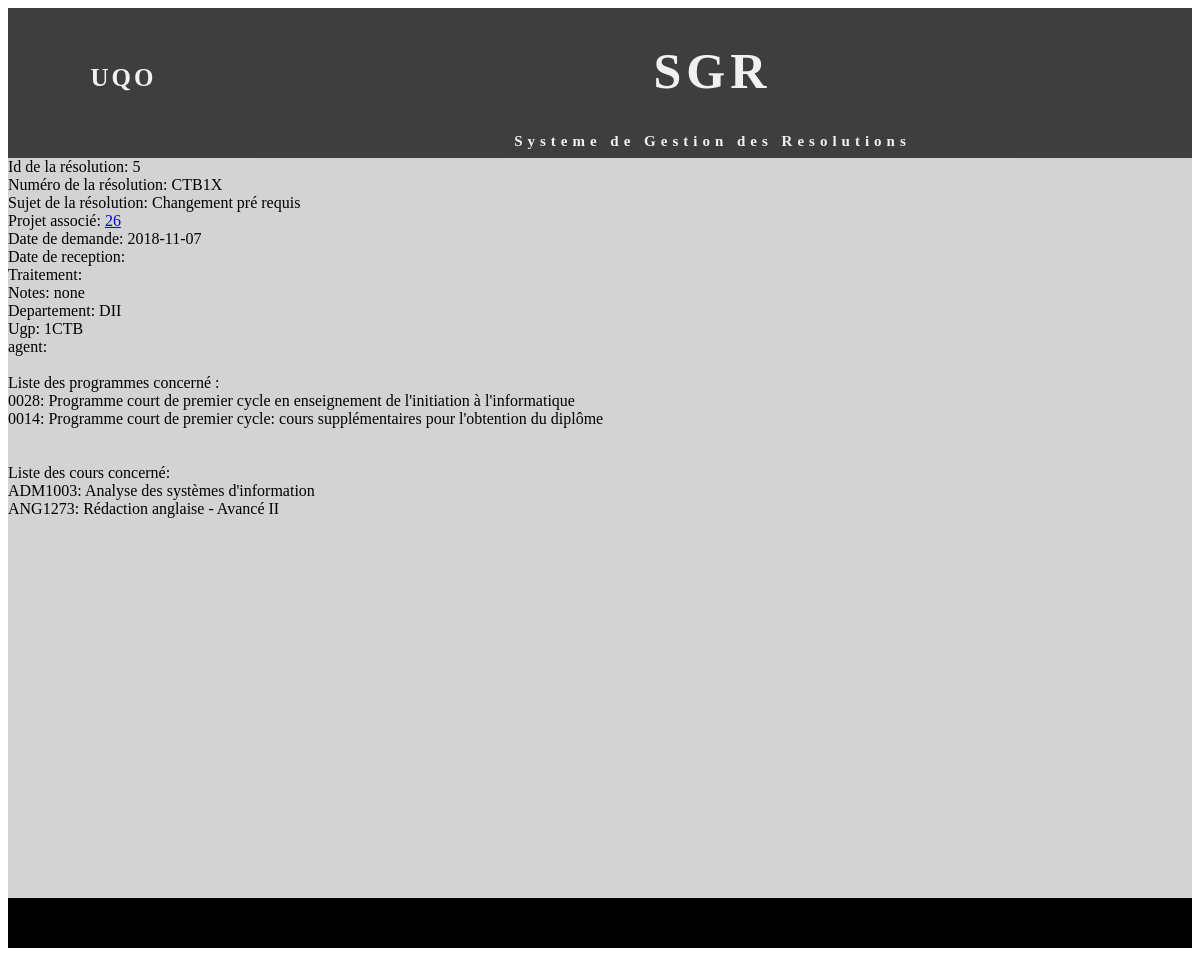
The page /index.php?action=resolution&id=5 on the database its author committed.
### tables this page shows
CREATE TABLE IF NOT EXISTS `receptionreso` (
  `id` int(5) NOT NULL AUTO_INCREMENT,
  `NumReception` varchar(10) NOT NULL,
  `Sujet` varchar(300) DEFAULT NULL,
  `NumProjet_id` int(11) DEFAULT NULL,
  `DateDemande` date NOT NULL,
  `DateReception` date DEFAULT NULL,
  `Traitement` varchar(60) DEFAULT NULL,
  `Notes` varchar(2000) DEFAULT NULL,
  `Departement_id` varchar(10) DEFAULT NULL,
  `codeUgp_id` varchar(10) DEFAULT NULL,
  `agent_id` varchar(50) DEFAULT NULL,
  PRIMARY KEY (`id`),
  UNIQUE KEY `NumReception` (`id`)
);

CREATE TABLE IF NOT EXISTS `programmes` (
  `CodeProgramme` varchar(20) NOT NULL,
  `NomProgramme` varchar(100) NOT NULL,
  `TypeProgramme` varchar(50) NOT NULL,
  `codeUgp_id` varchar(10) DEFAULT NULL,
  PRIMARY KEY (`CodeProgramme`),
  UNIQUE KEY `CodeProgramme` (`CodeProgramme`),
  UNIQUE KEY `NomProgramme` (`NomProgramme`)
);

CREATE TABLE IF NOT EXISTS `cour` (
  `Sigle` varchar(10) NOT NULL,
  `NomCours` varchar(100) NOT NULL,
  `Cycle` int(2) DEFAULT NULL,
  PRIMARY KEY (`Sigle`),
  UNIQUE KEY `Sigle` (`Sigle`)
);

### controller/controlPublique.php (called while the page is built, shortened)
<?php
class controlPublique {
    private $vue;
    private $modelCour;
    private $modelProg;
    private $modelReceptionReso;
    function __construct() {
        $this->vue = new VuePublique();
        $this->modelCour = new Cour();
        $this->modelProg = new Programme();
        $this->modelReceptionReso = new ReceptionReso();
    }
    public function resolutionComplete() {
        $id = filter_var($_GET["id"], FILTER_SANITIZE_NUMBER_INT);
        $reso = $this->modelReceptionReso->rechercheResoParId($id);
        $programme = $this->modelProg->programmeAssocier($id);
        $cour = $this->modelCour->courAssocier($id);
        $this->vue->afficherUneResolution($reso, $programme, $cour);
    }
}

### model/receptionReso.php (called while the page is built, shortened)
<?php
class ReceptionReso {
    private $id;
    private $num;
    private $sujet;
    private $numProjet_id;
    private $dateDemande;
    private $notes;
    private $departement_id;
    private $codeUgp_id;
    function creerReceptionReso($i,$n,$s, $np, $dd, $dr, $t,$nt,$d,$c,$a) {
        $reso = new ReceptionReso();
        $reso->id=$i;
        $reso->num = $n;
        $reso->sujet=$s;
        $reso->numProjet_id = $np;
        $reso->dateDemande = $dd;
        $reso->dateReception = $dr;
        $reso->traitement = $t;
        $reso->notes= $nt;
        $reso->departement_id = $d;
        $reso->codeUgp_id = $c;
        $reso->agent_id = $a;
        return ($reso);
    }
     function rechercheResoParId($id){
        $bdd = new ConnexionBDD();
        $sql = "SELECT * FROM receptionreso WHERE id=$id";
        $result = mysqli_query($bdd->getConnexionBDD(), $sql);
        $reso=new ReceptionReso();
        while ($row = mysqli_fetch_array($result)) {
            $reso= $this->creerReceptionReso($row["id"],$row["NumReception"], $row["Sujet"],$row["NumProjet_id"],$row["DateDemande"],$row["DateReception"],$row["Traitement"],$row["Notes"],$row["Departement_id"],$row["codeUgp_id"],$row["agent_id"]);
        }
        return($reso);
    }
    function getId() {
        return $this->id;
    }
    function getNum() {
        return $this->num;
    }
    function getSujet() {
        return $this->sujet;
    }
    function getNumProjet_id() {
        return $this->numProjet_id;
    }
    function getDateDemande() {
        return $this->dateDemande;
    }
    function getNotes() {
        return $this->notes;
    }
    function getDepartement_id() {
        return $this->departement_id;
    }
    function getCodeUgp_id() {
        return $this->codeUgp_id;
    }
}

### model/connexionBDD.php (called while the page is built, shortened)
<?php
class  ConnexionBDD
{
    private  $con;
    function __construct()
    {
        $this->con = mysqli_connect("localhost","root","","decanat");
        $this->con->set_charset('utf8');
    }
    public function getConnexionBDD() {
     return  $this->con;
   }
}
?>

### model/programme.php (called while the page is built, shortened)
<?php
class Programme {
    private $code;
    private $nom;
    function creerProgramme($c, $n, $t,$u) {
        $prog = new Programme();
        $prog->code = $c;
        $prog->nom = $n;
        $prog->type = $t;
        $prog->ugp = $u;
        return ($prog);
    }
    function chercherUnProgramme($id){
        $bdd = new ConnexionBDD();
        $sql = "SELECT * FROM programmes WHERE codeProgramme='$id'";
        $result = mysqli_query($bdd->getConnexionBDD(), $sql);
        $prog=null;
        while ($row = mysqli_fetch_array($result)) {
            $prog= $this->creerProgramme($row["CodeProgramme"], $row["NomProgramme"],$row["TypeProgramme"],$row["codeUgp_id"]);
        }
        return($prog);
    }
    function programmeAssocier($id){
        $bdd = new ConnexionBDD();
        $sql = "SELECT * FROM programme_receptionreso WHERE receptionReso_id = $id";
        $result = mysqli_query($bdd->getConnexionBDD(), $sql);
        $allProg=array();
        while ($row = mysqli_fetch_array($result)) {
            $prog=$this->chercherUnProgramme($row["programme_id"]);
            array_push($allProg,$prog);
        }
        return($allProg);
    }
    function getCode() {
        return $this->code;
    }
    function getNom() {
        return $this->nom;
    }
}

### model/cour.php (called while the page is built, shortened)
<?php
class Cour {
    private $sigle;
    private $nom;
    function creerCour($s, $n, $c) {
        $cour = new Cour();
        $cour->sigle = $s;
        $cour->nom = $n;
        $cour->cycle = $c;
        return ($cour);
    }
    function chercherUnCour($id){
        $bdd = new ConnexionBDD();
        $sql = "SELECT * FROM cour WHERE Sigle='$id'";
        $result = mysqli_query($bdd->getConnexionBDD(), $sql);
        $cour=null;
        while ($row = mysqli_fetch_array($result)) {
            $cour= $this->creerCour($row["Sigle"], $row["NomCours"],$row["Cycle"]);
        }
        return($cour);
    }
    function courAssocier($id){
        $bdd = new ConnexionBDD();
        $sql = "SELECT * FROM cour_receptionreso WHERE receptionReso_id = $id";
        $result = mysqli_query($bdd->getConnexionBDD(), $sql);
        $allCour=array();
        while ($row = mysqli_fetch_array($result)) {
            $cour=$this->chercherUnCour($row["cour_id"]);
            array_push($allCour,$cour);
        }
        return($allCour);
    }
    function getSigle() {
        return $this->sigle;
    }
    function getNom() {
        return $this->nom;
    }
}

### view/vuePublique.php (the view, shortened to what this page needs)
<?php
class VuePublique {
    public function afficherUneResolution($reso,$programme,$cour){
        echo('<div class="resolution">
                Id de la résolution:    '.$reso->getId().'<br>
                Numéro de la résolution:    '.$reso->getNum().'<br>
                Sujet de la résolution:     '.$reso->getSujet().'<br>
                Projet associé:     <a href="index.php?action=projet&id='.$reso->getNumProjet_id().'"> '.$reso->getNumProjet_id().'</a><br>
                Date de demande:    '.$reso->getDateDemande(). '<br>
                Date de reception:    '.$reso->getDateReception(). '<br>
                Traitement:     '.$reso->getTraitement(). '<br>
                Notes:  '.$reso->getNotes(). '<br>
                Departement:    '.$reso->getDepartement_id(). '<br>
                Ugp:    '.$reso->getCodeUgp_id(). '<br>
                agent:  '.$reso->getAgent_id(). '<br><br>
                Liste des programmes concerné :  <br>
                ');
        foreach ($programme as $value){
            echo($value->getCode().':  '.$value->getNom().'<br>');
        }
        echo('
                <br><br> Liste des cours concerné: <br>
                 ');
        foreach ($cour as $value){
            echo($value->getSigle().':  '.$value->getNom().'<br>');
        }
        echo('
</div>');
    }
}

### template/template1.php (shortened to what this page needs)
<!DOCTYPE html>
<html lang="en" dir="ltr">
<head>
    <link rel="stylesheet" type="text/css" href="css/stylesheet.css" />
<link href="https://cdnjs.cloudflare.com/ajax/libs/bootstrap-datepicker/1.7.1/css/bootstrap-datepicker3.css" rel="stylesheet" id="bootstrap-css"/>
</head>
<body>
  <div id="page">
    <div id="head" class="row">
      <div id="head1"><br><br>
        <a href="https://uqo.ca" title="Site officiel UQO.ca">UQO</a>
      </div>
      <div id="head2">
        <h1 class="head2" ><a href="index.php">SGR</a></h1>
        <h5 class="head21"><a href="index.php">Systeme de Gestion des Resolutions</a></h5>
      </div>
    </div>
<div id="container">

### index.php (shortened to what this page needs)
<?php include("template/template1.php") ?>
<?php
if (!isset($_SESSION["user"])) {
    $controlPublic = new controlPublique();
    if (isset($_GET["action"])) {
        switch ($_GET["action"]) {
            case "resolution":
                 $controlPublic->resolutionComplete();
                break;
        }
    } else {
        header('Location: index.php?action=accueil');
        exit();
    }
}
?>
<?php include("template/template2.php") ?>

### template/template2.php
</div>
<div id="footer">
</div>
</div>
</body>
</html>

### css/stylesheet.css (style rules this page uses)
#page { height: 100%; width: 100%; background-color: lightgray; }
.row:after { content: ""; display: table; clear: both; }
#head { height: 150px; width: 100%; background-color: black; opacity: 0.7; }
#head1 { float: left; width: 19.5%; height: 100%; color: white; font-family: tahoma; font-size: 25px; text-align: center; letter-spacing: 3px; font-weight: bold; }
#head1 a:link, a:visited, a:hover, a:active { color: inherit; text-decoration: none; }
#head2 { float: left; width: 80%; height: 100%; color: white; text-align: center; }
#head2 a:link, a:visited, a:hover, a:active { color: inherit; text-decoration: none; }
.head2 { width: 100%; letter-spacing: 5px; font-size: 50px; }
.head21 { width: 100%; letter-spacing: 5px; font-size: 15px; }
#container { height: 740px; width: 100%; }
#footer { height: 50px; width: 100%; background-color: black; }

### rows shown on the page
receptionreso: id "5", NumReception "CTB1X", Sujet "Changement pré requis", NumProjet "26", DateDemande "2018-11-07", Notes "none", Departement "DII", codeUgp "1CTB"
programmes: CodeProgramme "0028", NomProgramme "Programme court de premier cycle en enseignement de l'initiation à l'informatique"
programmes: CodeProgramme "0014", NomProgramme "Programme court de premier cycle: cours supplémentaires pour l'obtention du diplôme"
cour: Sigle "ADM1003", NomCours "Analyse des systèmes d'information"
cour: Sigle "ANG1273", NomCours "Rédaction anglaise - Avancé II"
